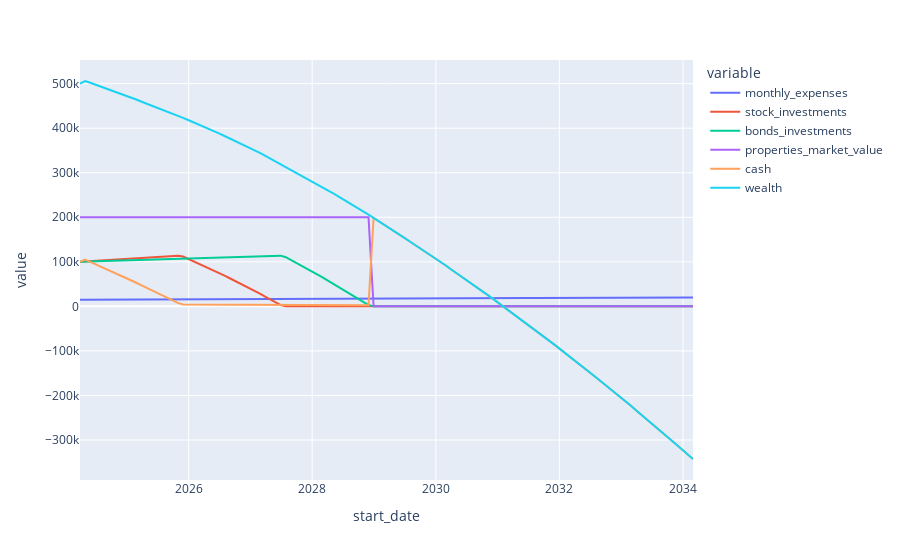

Here is the notebook cell this chart was saved with:
### Code cell
df = pd.DataFrame([s.to_dict() for s in simulation])
fig = px.line(df, x='start_date', y=['monthly_expenses' ,'stock_investments', 'bonds_investments', 'properties_market_value', 'cash', 'wealth'])

fig
